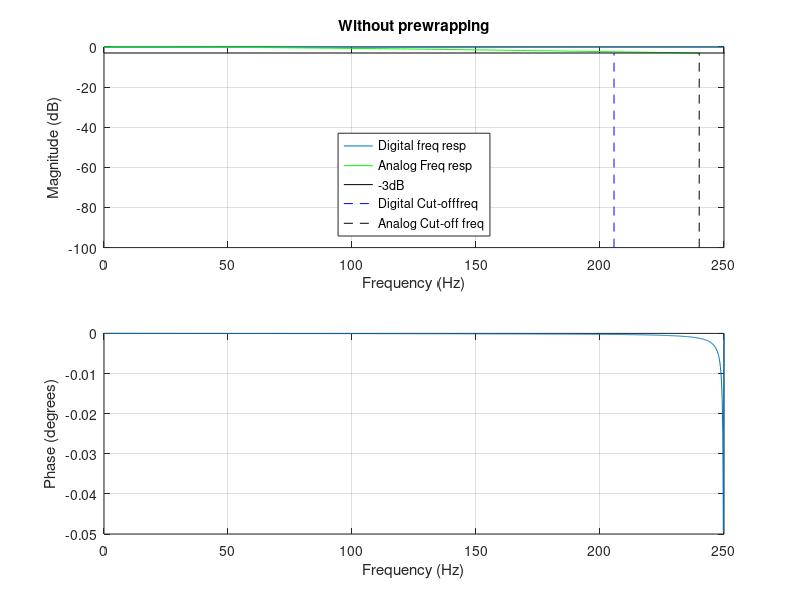
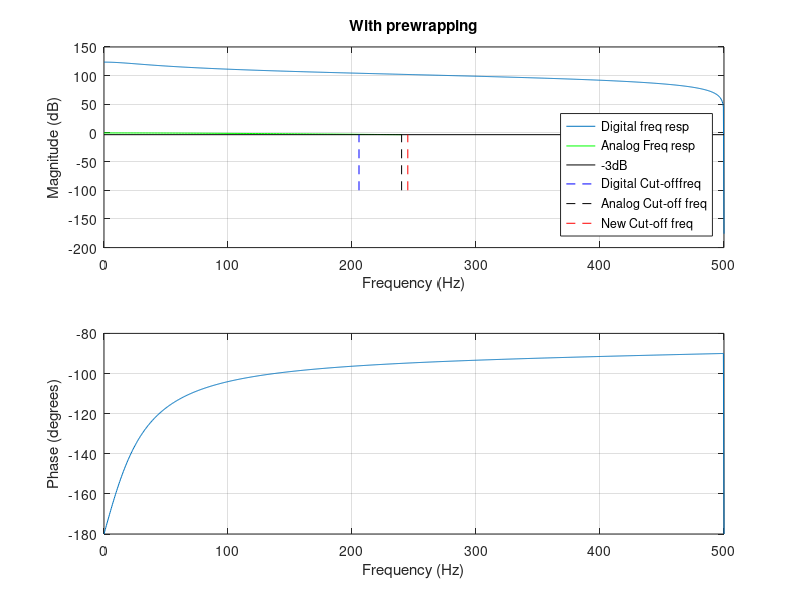
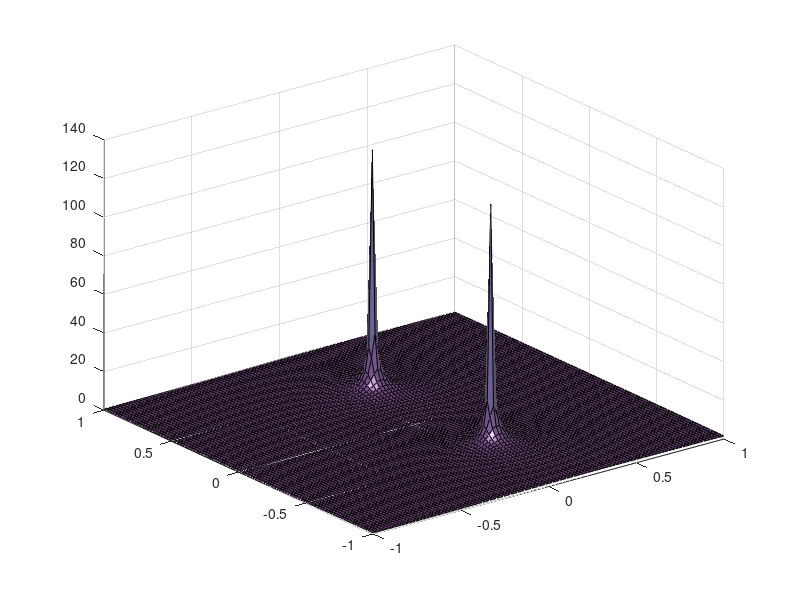

Reproduce these figures in MATLAB, in order.
fga = 240 ; % Cut-off frequency analogue
fa = 0:fga/100:fga ; %frequency vector till fga
fs = 1000; % suitable sampling frequency
Ts = 1 /fs ; % sampling period
s = j*2*pi*fa; % S term
tau = 1/(2*pi*fga); % RC constant
Gs = 1./(tau*s + 1) ; % Laplace trasfer function
Gdb = 20*log10(abs(Gs)) ;
W = 2*atan(pi*fga*Ts) ; % digital angular cut−off freq (4.21)
fgd = W/2/pi/Ts ; % digital cut-off freq
%without Pre wrapping
figure("Name","Without prewrapping") ;
[b,a] = bilinear([1],[tau 1],fs) ; % bilinear transformation withoutprewrapping
freqz(b, a, 1024, fs/2); %digitial frequency Response
subplot(2,1,1);
%Analogue frequency response
hold on ;
plot(fa,Gdb, 'g-') ; % analoge response
plot([0 fs/2],[-3 -3],'k-') % −3 dB line
plot([fgd fgd],[-100 -3],'b--'); % analog cut−off freq.
plot([fga fga],[-100 -3],'k--'); % analog cut−off freq.
title("Without prewrapping") ;
legend('Digital freq resp','Analog Freq resp','-3dB','Digital Cut-offfreq','Analog Cut-off freq','Location','south');
hold off;
%Pre wrapping section
6
f0 = 245 ; % new cut-off frequency
% figure 2
figure("Name","With prewrapping") ;
[b_pre a_pre] = bilinear(1,[tau 1],fs,f0); % bi-linear with prewrapping
freqz(b_pre, a_pre, 1024, fs);
subplot(2,1,1);
hold on ;
plot(fa,Gdb, 'g-') ; % analoge response
plot([0 fs/2],[-3 -3],'k-') % −3 dB line
plot([fgd fgd],[-100 -3],'b--'); % analog cut−off freq.
plot([fga fga],[-100 -3],'k--'); % analog cut−off freq.
plot([f0 f0],[-100 -3],'r--'); % analog cut−off freq.
title("With prewrapping") ;
legend('Digital freq resp','Analog Freq resp','-3dB','Digital Cut-offfreq','Analog Cut-off freq','New Cut-off freq','Location','southeast');
hold off ;
%% 3D- PLOT Task 2
x = -1:0.02:1 ; % x axis
y = -1:0.02:1 ; % y axis
[X,Y] = meshgrid(x,y) ;
s1 = X + j.*Y ;
z = [0 -0.8] ; % zeros vector
p1 = 0.1 + 0.4359*j ; % pole 1
p2 = 0.1 - 0.4359*j ; % pole 2
H1 = ((s1 - z(1)).*(s1 - z(2)))./((s1-p1).*(s1-p2)) ; % function
figure("Name","3-D") ;
s3 = surf(X,Y,abs(H1),'FaceAlpha',.75); % 3D graph zeros and poles
camlight('headlight') ;